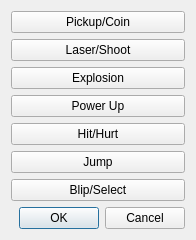
<?xml version="1.0" encoding="UTF-8"?>
<ui version="4.0">
 <class>DialogSFX</class>
 <widget class="QDialog" name="DialogSFX">
  <property name="geometry">
   <rect>
    <x>0</x>
    <y>0</y>
    <width>196</width>
    <height>238</height>
   </rect>
  </property>
  <property name="windowTitle">
   <string>Dialog</string>
  </property>
  <layout class="QVBoxLayout" name="verticalLayout">
   <item>
    <widget class="QPushButton" name="PickUp_CoinBtn">
     <property name="sizePolicy">
      <sizepolicy hsizetype="Minimum" vsizetype="Fixed">
       <horstretch>0</horstretch>
       <verstretch>0</verstretch>
      </sizepolicy>
     </property>
     <property name="text">
      <string>Pickup/Coin</string>
     </property>
    </widget>
   </item>
   <item>
    <widget class="QPushButton" name="Laser_ShootBtn">
     <property name="text">
      <string>Laser/Shoot</string>
     </property>
    </widget>
   </item>
   <item>
    <widget class="QPushButton" name="ExplosionBtn">
     <property name="text">
      <string>Explosion</string>
     </property>
    </widget>
   </item>
   <item>
    <widget class="QPushButton" name="PowerUpBtn">
     <property name="text">
      <string>Power Up</string>
     </property>
    </widget>
   </item>
   <item>
    <widget class="QPushButton" name="Hit_HurtBtn">
     <property name="text">
      <string>Hit/Hurt</string>
     </property>
    </widget>
   </item>
   <item>
    <widget class="QPushButton" name="JumpBtn">
     <property name="text">
      <string>Jump</string>
     </property>
    </widget>
   </item>
   <item>
    <widget class="QPushButton" name="Blip_SelectBtn">
     <property name="text">
      <string>Blip/Select</string>
     </property>
    </widget>
   </item>
   <item>
    <widget class="QDialogButtonBox" name="buttonBox">
     <property name="orientation">
      <enum>Qt::Horizontal</enum>
     </property>
     <property name="standardButtons">
      <set>QDialogButtonBox::Cancel|QDialogButtonBox::Ok</set>
     </property>
    </widget>
   </item>
  </layout>
 </widget>
 <resources/>
 <connections>
  <connection>
   <sender>buttonBox</sender>
   <signal>accepted()</signal>
   <receiver>DialogSFX</receiver>
   <slot>accept()</slot>
   <hints>
    <hint type="sourcelabel">
     <x>248</x>
     <y>254</y>
    </hint>
    <hint type="destinationlabel">
     <x>157</x>
     <y>274</y>
    </hint>
   </hints>
  </connection>
  <connection>
   <sender>buttonBox</sender>
   <signal>rejected()</signal>
   <receiver>DialogSFX</receiver>
   <slot>reject()</slot>
   <hints>
    <hint type="sourcelabel">
     <x>316</x>
     <y>260</y>
    </hint>
    <hint type="destinationlabel">
     <x>286</x>
     <y>274</y>
    </hint>
   </hints>
  </connection>
 </connections>
</ui>
